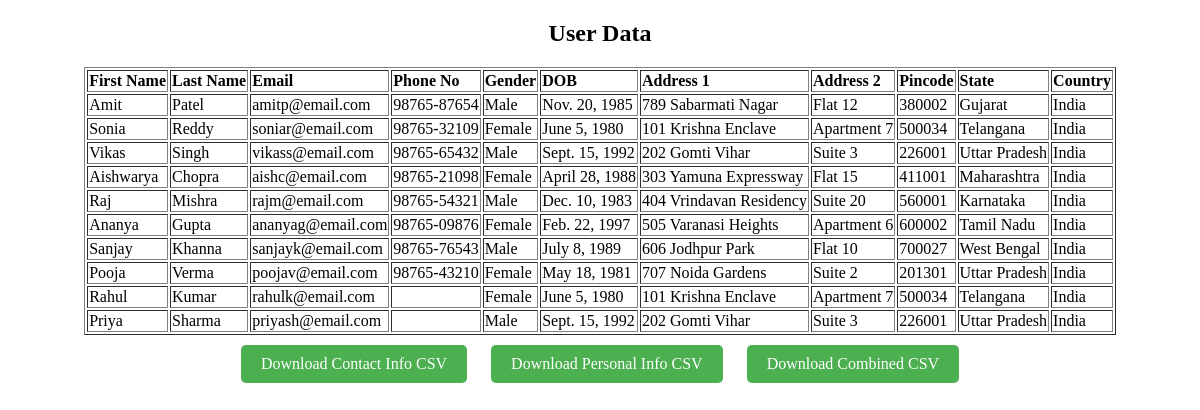
The app's page /AssignmetSort/display/ with its own data.
### AssignmetSort/models.py (models this page shows, shortened)
class ContactInfo(models.Model):
    UserInfo = models.ForeignKey(PersonalInfo, on_delete=models.CASCADE)
    phone_no = models.CharField(max_length=15)
    gender = models.CharField(max_length=10)
    dob = models.DateField()
    address1 = models.CharField(max_length=255)
    address2 = models.CharField(max_length=255, blank=True, null=True)
    pincode = models.CharField(max_length=10)
    state = models.CharField(max_length=100)
    country = models.CharField(max_length=100)

class PersonalInfo(models.Model):
    first_name = models.CharField(max_length=100)
    last_name = models.CharField(max_length=100)
    email = models.EmailField(unique=True)

### AssignmetSort/views.py (the view)
# urls.py: path('display/', display_data, name='display_data'),
def display_data(request):
    data = ContactInfo.objects.all()
    return render(request, 'display_data.html', {'data': data})

### templates/display_data.html (shortened to what this page needs)
<!DOCTYPE html>
<html>
<head>
</head>
<body>
  <h2>User Data</h2>
  <table border="1">
    <thead>
      <tr>
        <th>First Name</th>
        <th>Last Name</th>
        <th>Email</th>
        <th>Phone No</th>
        <th>Gender</th>
        <th>DOB</th>
        <th>Address 1</th>
        <th>Address 2</th>
        <th>Pincode</th>
        <th>State</th>
        <th>Country</th>
      </tr>
    </thead>
    <tbody>
      {% for data in data %}
        <tr>
          <td>{{ data.UserInfo.first_name }}</td>
          <td>{{ data.UserInfo.last_name }}</td>
          <td>{{ data.UserInfo.email }}</td>
          <td>{{ data.phone_no }}</td>
          <td>{{ data.gender }}</td>
          <td>{{ data.dob }}</td>
          <td>{{ data.address1 }}</td>
          <td>{{ data.address2 }}</td>
          <td>{{ data.pincode }}</td>
          <td>{{ data.state }}</td>
          <td>{{ data.country }}</td>
        </tr>
      {% endfor %}
    </tbody>
  </table>
<a href="{% url 'download_data' '1' %}">Download Contact Info CSV</a>
<a href="{% url 'download_data' '2' %}">Download Personal Info CSV</a>
<a href="{% url 'download_data' '3' %}">Download Combined CSV</a>
</body>
</html>

### templates/display_data.html (style rules this page uses)
body { text-align: center; }
table { margin: auto; text-align: left; }
a { display: inline-block; padding: 10px 20px; margin: 10px; background-color: #4CAF50; color: white; text-decoration: none; border-radius: 5px; }

### records on screen
ContactInfo: UserInfo.first_name "Amit", UserInfo.last_name "Patel", UserInfo.email "amitp@email.com", phone_no "98765-87654", gender "Male", dob "Nov. 20, 1985", address1 "789 Sabarmati Nagar", address2 "Flat 12", pincode "380002", state "Gujarat", country "India"
ContactInfo: UserInfo.first_name "Sonia", UserInfo.last_name "Reddy", UserInfo.email "soniar@email.com", phone_no "98765-32109", gender "Female", dob "June 5, 1980", address1 "101 Krishna Enclave", address2 "Apartment 7", pincode "500034", state "Telangana", country "India"
ContactInfo: UserInfo.first_name "Vikas", UserInfo.last_name "Singh", UserInfo.email "vikass@email.com", phone_no "98765-65432", gender "Male", dob "Sept. 15, 1992", address1 "202 Gomti Vihar", address2 "Suite 3", pincode "226001", state "Uttar Pradesh", country "India"
ContactInfo: UserInfo.first_name "Aishwarya", UserInfo.last_name "Chopra", UserInfo.email "aishc@email.com", phone_no "98765-21098", gender "Female", dob "April 28, 1988", address1 "303 Yamuna Expressway", address2 "Flat 15", pincode "411001", state "Maharashtra", country "India"
ContactInfo: UserInfo.first_name "Raj", UserInfo.last_name "Mishra", UserInfo.email "rajm@email.com", phone_no "98765-54321", gender "Male", dob "Dec. 10, 1983", address1 "404 Vrindavan Residency", address2 "Suite 20", pincode "560001", state "Karnataka", country "India"
ContactInfo: UserInfo.first_name "Ananya", UserInfo.last_name "Gupta", UserInfo.email "ananyag@email.com", phone_no "98765-09876", gender "Female", dob "Feb. 22, 1997", address1 "505 Varanasi Heights", address2 "Apartment 6", pincode "600002", state "Tamil Nadu", country "India"
ContactInfo: UserInfo.first_name "Sanjay", UserInfo.last_name "Khanna", UserInfo.email "sanjayk@email.com", phone_no "98765-76543", gender "Male", dob "July 8, 1989", address1 "606 Jodhpur Park", address2 "Flat 10", pincode "700027", state "West Bengal", country "India"
ContactInfo: UserInfo.first_name "Pooja", UserInfo.last_name "Verma", UserInfo.email "poojav@email.com", phone_no "98765-43210", gender "Female", dob "May 18, 1981", address1 "707 Noida Gardens", address2 "Suite 2", pincode "201301", state "Uttar Pradesh", country "India"
ContactInfo: UserInfo.first_name "Rahul", UserInfo.last_name "Kumar", UserInfo.email "rahulk@email.com", gender "Female", dob "June 5, 1980", address1 "101 Krishna Enclave", address2 "Apartment 7", pincode "500034", state "Telangana", country "India"
ContactInfo: UserInfo.first_name "Priya", UserInfo.last_name "Sharma", UserInfo.email "priyash@email.com", gender "Male", dob "Sept. 15, 1992", address1 "202 Gomti Vihar", address2 "Suite 3", pincode "226001", state "Uttar Pradesh", country "India"
